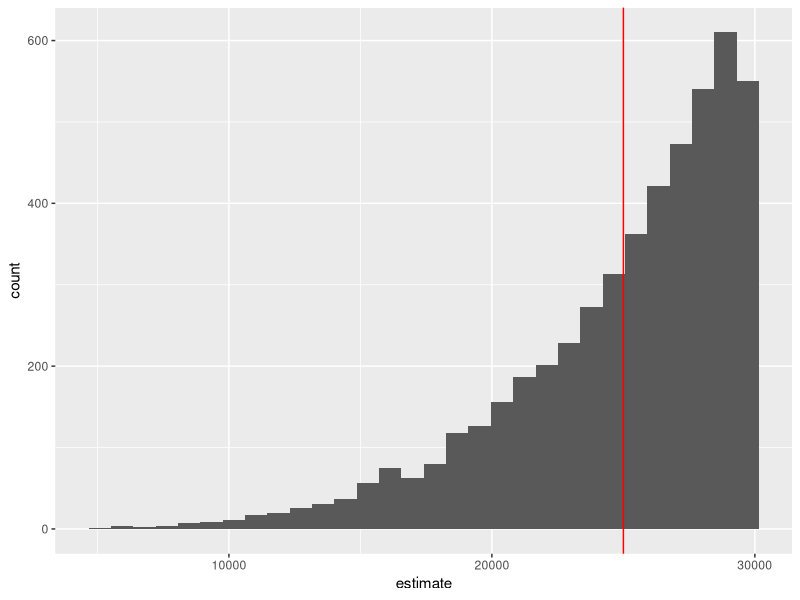

Generate this figure with R:
## ---- chunk 1
suppressPackageStartupMessages({
  library(purrr)
  library(tidyr)
  library(ggplot2)
  library(dplyr)
})

set.seed(123456) # PLEASE DO NOT CHANGE THE SEED

## ---- chunk 2
# Please write your code below

k <- 5
m <- 20835

df1 <- data.frame(estimate = round((m*(1+1/k)-1)), low = m, high = round(m*1/(0.05^(1/k))))
head(df1)

## ---- chunk 3
R <- 5000L

# Please write your code below

set.seed(123456)

N <- df1$estimate

df2 <- data.frame(id = rep(1:R,each=k),
                    sp_data = sample(1:25001,k*R,replace=FALSE)) %>%
  group_by(id) %>%
  summarise(m = max(sp_data),
            estimate = round((m*(1+1/k)-1)),
            low = m,
            high = round(m*20^(1/k))) %>%
  select(-m)

head(df2)

#mean estimate
mean(df2$estimate)
#The mean of estimate is 24994.7, which is very close to the true value of N, that is, 25001, 
#so the MVUE is indeed unbiased.

p2 <- ggplot(df2) +
  geom_histogram(aes(estimate), bins=30) +
  geom_vline(aes(xintercept = N),
             color = "red")
p2 

#95% confidence interval
df2 %>%
  mutate(contains = ifelse(low <= N & 
                             N <= high,
                           1L,0L)) %>%
  summarise(mean(contains))
#95% confidence intervals indeed contain the true value in approximately 95% of the random samples.
